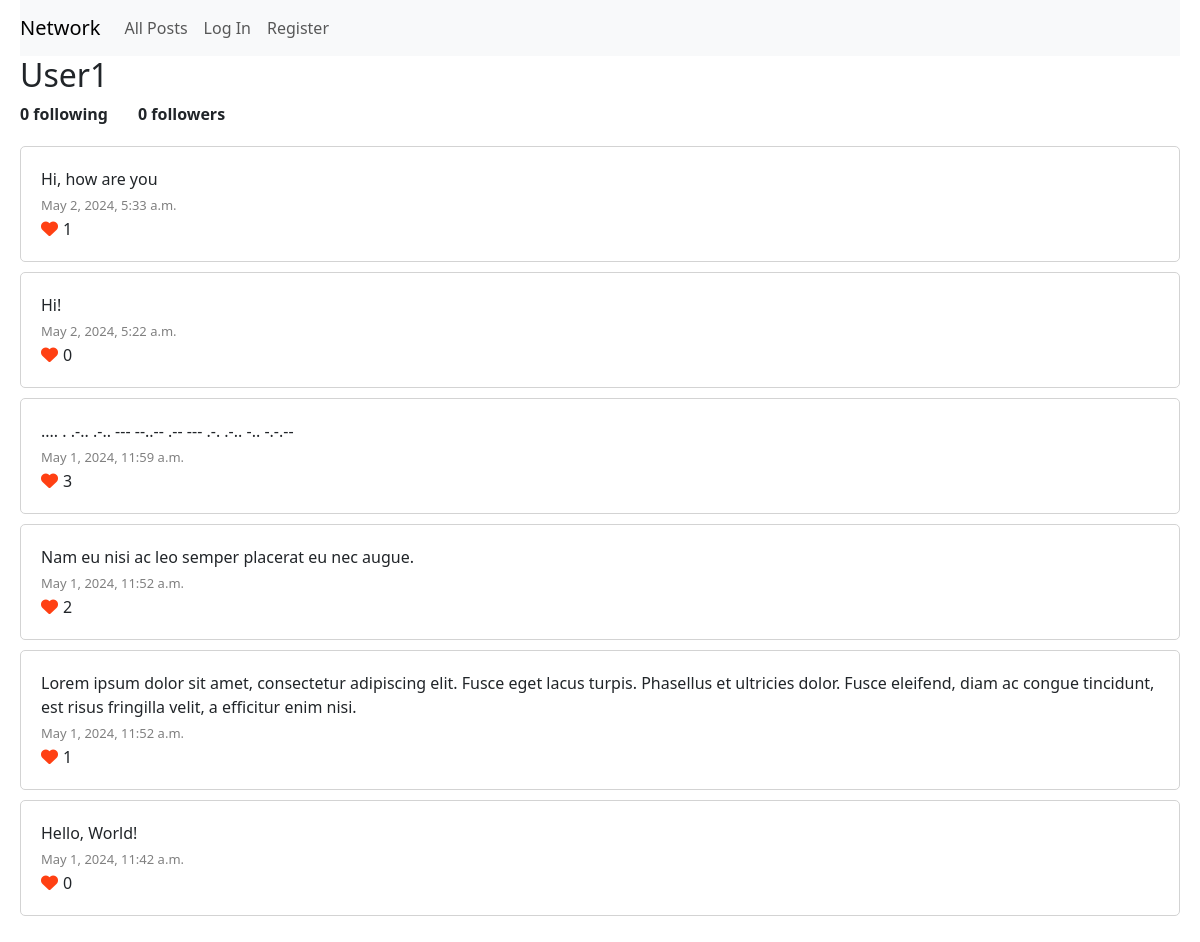
Screenshot of /profile_page/User1 with the database file from the repository.
### network/models.py (models this page shows)
class User(AbstractUser):
    pass

class Post(models.Model):
    created_by = models.ForeignKey(User, on_delete=models.CASCADE, related_name="user")
    content = models.TextField(max_length=1000)
    timestamp = models.DateTimeField(auto_now_add=True)
    class Meta:
        ordering = ["-timestamp"]
    def like_count(self):
        return Like.objects.filter(liked_post=self).count()

### network/views.py (the view)
# urls.py: path("profile_page/<str:username>", views.profile_page, name="profile_page"),
def profile_page(request, username):
    user = User.objects.get(username=username)
    followers = user.followers.all()
    followed = user.followed_users.all()
    user_posts = Post.objects.filter(created_by=user.id)
    flag = False
    if request.user.username != username and request.user.is_authenticated:
        flag = True
    is_following = False
    if request.user.is_authenticated:
        following_relationship = Follower.objects.filter(follower=request.user, followed=user)
        is_following = following_relationship.exists()
    post_list = user_posts
    paginator = Paginator(post_list, 10)
    page_number = request.GET.get("page")
    page_obj = paginator.get_page(page_number)
    return render(request, "network/profile_page.html", {
        "user": user,
        "followers": followers.count(),
        "followed": followed.count(),
        "flag": flag,
        "is_following": is_following,
        "page_obj": page_obj,
        "paginator": paginator
    })

### network/templates/network/profile_page.html (shortened to what this page needs)
{% extends "network/layout.html" %}
{% load static %}
{% block body %}
<h2>{{ user.username }}</h2>
<div class="followers-followed-container">
    <div id="followersCount">{{ followers }} following</div>
    <div id="followedCount">{{ followed }} followers</div>
</div>
{% for post in page_obj %}
    <div class="post-container">
        <div id="post-content-edit_button">
            <div id="post-content-{{ post.id }}">{{ post.content }}</div>
        </div>
        <div id="timestamp">{{ post.timestamp }}</div>
        <div class="like">
            <button class="like-button" data-post-id="{{ post.id }}">
                <i class="fa-solid fa-heart" style="color: #ff4013;"></i>
            </button>
            <div id="like-count-{{ post.id }}">{{ post.like_count }}</div>
        </div>
    </div>
{% endfor %}
{% endblock body %}

### network/static/network/styles.css (style rules this page uses)
body { padding: 0px 20px 0px 20px; }
.post-container { border: 1px solid lightgray ; border-radius: 5px; padding: 20px; margin-top: 10px; }
#post-content-edit_button { display: flex; }
#timestamp { color: gray; font-size: 13px; margin-top: 5px; }
.like { display: flex; align-items: center; }
.like-button { background: none; border: none; padding: 0; outline: none; font-size: 17px; margin-right: 5px; }
.followers-followed-container { display: flex; margin-bottom: 20px; font-weight: bold; }
#followedCount { margin-left: 30px; }

### rows the page displays
User: username "User1"
Post: content "Hi, how are you", timestamp "May 2, 2024, 5:33 a.m.", like_count "1"
Post: content "Hi!", timestamp "May 2, 2024, 5:22 a.m.", like_count "0"
Post: content ".... . .-.. .-.. --- --..-- .-- --- .-. .-.. -.. -.-.--", timestamp "May 1, 2024, 11:59 a.m.", like_count "3"
Post: content "Nam eu nisi ac leo semper placerat eu nec augue.", timestamp "May 1, 2024, 11:52 a.m.", like_count "2"
Post: content "Lorem ipsum dolor sit amet, consectetur adipiscing elit. Fusce eget lacus turpis. Phasellus et ultricies dolor. Fusce eleifend, diam ac congue tincidunt, est risus fringilla velit, a efficitur enim nisi.", timestamp "May 1, 2024, 11:52 a.m.", like_count "1"
Post: content "Hello, World!", timestamp "May 1, 2024, 11:42 a.m.", like_count "0"

### other values shown
{{ followers }} "0"
{{ followed }} "0"
